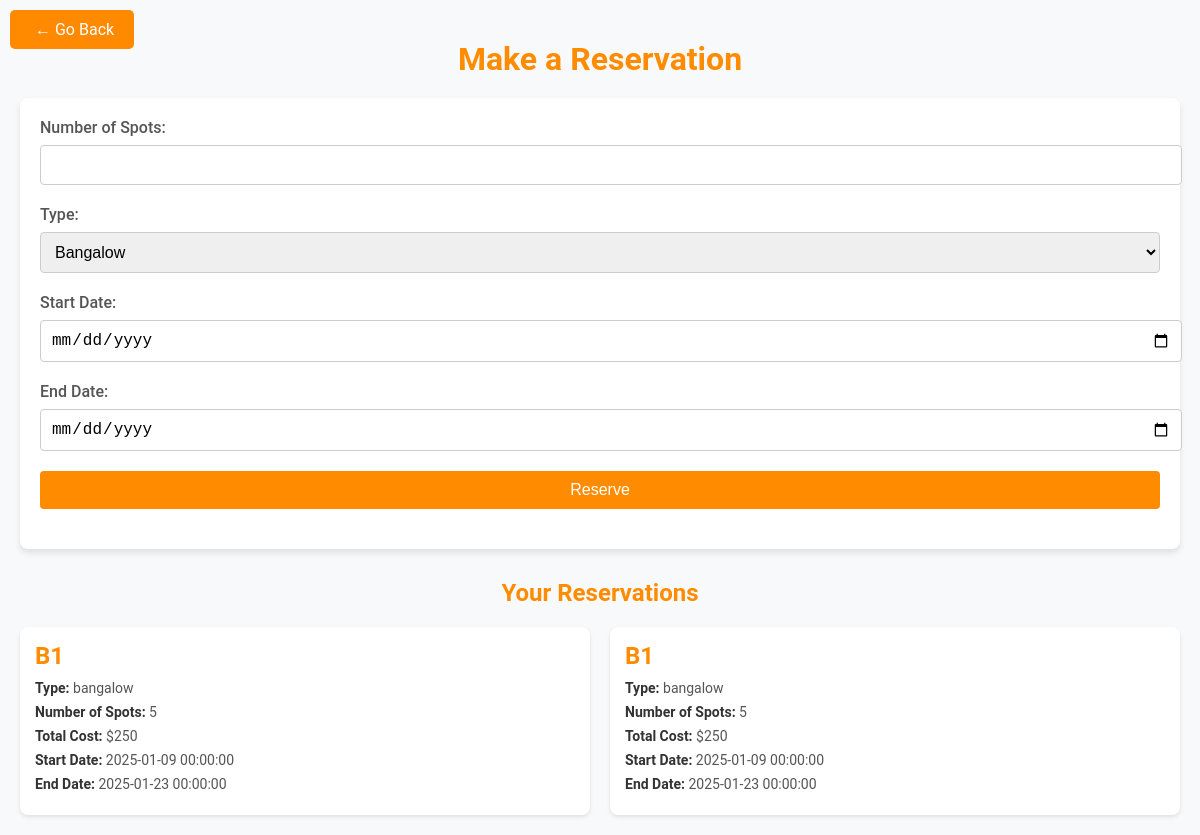
/events/reserve.php (signed in), run on the app's committed database.
### tables this page shows
CREATE TABLE `reservations` (
  `reservation_id` int(11) NOT NULL,
  `user_id` int(11) NOT NULL,
  `site_id` int(11) NOT NULL,
  `reservationDate` date NOT NULL,
  `noOfSpots` int(11) NOT NULL,
  `totalCost` int(11) NOT NULL,
  `type` varchar(60) NOT NULL,
  `startDate` datetime NOT NULL,
  `endDate` datetime NOT NULL
);

CREATE TABLE `campsites` (
  `site_id` int(11) NOT NULL,
  `name` varchar(60) NOT NULL,
  `description` varchar(100) NOT NULL,
  `location` varchar(255) NOT NULL,
  `availableSpots` int(11) NOT NULL,
  `image` varchar(255) NOT NULL,
  `type` varchar(50) NOT NULL,
  `nightCost` decimal(10,2) NOT NULL
);

### events/reserve.php (the view, shortened to what this page needs)
<?php
include "../connection.php";
$user_id = $_SESSION['USER']['user_id'] ?? null;
if($user_id != null) {
?>
<!DOCTYPE html>
<html lang="en">
<head>
    <link rel="stylesheet" href="../css/reservation.css">
</head>
<body>
<?php include "../component/backArrow.php"; ?>
    <main class="reservation-page">
        <h1>Make a Reservation</h1>
        <form action="" method="post" class="reservation-form">
            <label for="noOfSpots">Number of Spots:</label>
            <input type="number" name="noOfSpots" id="noOfSpots" required>
            <label for="type">Type:</label>
            <select name="type" id="type" required>
                <option value="bangalow">Bangalow</option>
            </select>
            <label for="startDate">Start Date:</label>
            <input type="date" name="startDate" id="startDate" required>
            <label for="endDate">End Date:</label>
            <input type="date" name="endDate" id="endDate" required>
            <button type="submit">Reserve</button>
        </form>
        <h2>Your Reservations</h2>
        <div class="reservations-container">
        <?php
$query = "SELECT reservations.*, campsites.name AS campsite_name
          FROM reservations
          JOIN campsites ON reservations.site_id = campsites.site_id
          WHERE reservations.user_id = ?";
$stmt = $conn->prepare($query);
if ($stmt) {
    $stmt->bind_param("i", $user_id);
    $stmt->execute();
    $result = $stmt->get_result();
    if ($result->num_rows > 0) {
        while ($row = $result->fetch_assoc()) {
            echo "
            <div class='reservation-card'>
                <h3>{$row['campsite_name']}</h3>
                <p><strong>Type:</strong> {$row['type']}</p>
                <p><strong>Number of Spots:</strong> {$row['noOfSpots']}</p>
                <p><strong>Total Cost:</strong> \${$row['totalCost']}</p>
                <p><strong>Start Date:</strong> {$row['startDate']}</p>
                <p><strong>End Date:</strong> {$row['endDate']}</p>
            </div>";
        }
    } else {
        echo "<p>No reservations found.</p>";
    }
} else {
    echo "Error: " . $conn->error;
}
?>
</div>
    </main>
</body>
</html>
<?php   } else {
    echo "
    <script>
        alert('You should be logged in to continue this process');
        window.location.href = '../index.php';
    </script>";
}?>

### css/reservation.css (style rules this page uses)
body { font-family: 'Roboto', sans-serif; margin: 0; padding: 0; background-color: #f8f9fa; color: #333; }
h1, h2 { color: darkorange; text-align: center; margin: 20px 0; }
.reservation-page { max-width: 1200px; margin: 0 auto; padding: 20px; }
.reservation-form { background: #fff; padding: 20px; border-radius: 8px; box-shadow: 0 4px 6px rgba(0, 0, 0, 0.1); margin-bottom: 30px; }
.reservation-form label { display: block; font-weight: 500; margin-bottom: 8px; color: #555; }
.reservation-form input, .reservation-form select, .reservation-form button { width: 100%; padding: 10px; margin-bottom: 20px; border: 1px solid #ccc; border-radius: 4px; font-size: 16px; }
.reservation-form button { background-color: darkorange; color: white; border: none; cursor: pointer; transition: background 0.3s ease; }
.reservations-container { display: grid; grid-template-columns: repeat(auto-fit, minmax(300px, 1fr)); gap: 20px; }
.reservation-card { background: white; border-radius: 8px; padding: 15px; box-shadow: 0 2px 4px rgba(0, 0, 0, 0.1); }
.reservation-card h3 { margin: 0 0 10px; font-size: 1.5rem; color: darkorange; }
.reservation-card p { margin: 8px 0; font-size: 14px; color: #555; }
.reservation-card p strong { color: #333; }

### data on the page
reservations: site.name "B1", type "bangalow", noOfSpots "5", totalCost "250", startDate "2025-01-09 00:00:00", endDate "2025-01-23 00:00:00"
reservations: site.name "B1", type "bangalow", noOfSpots "5", totalCost "250", startDate "2025-01-09 00:00:00", endDate "2025-01-23 00:00:00"
